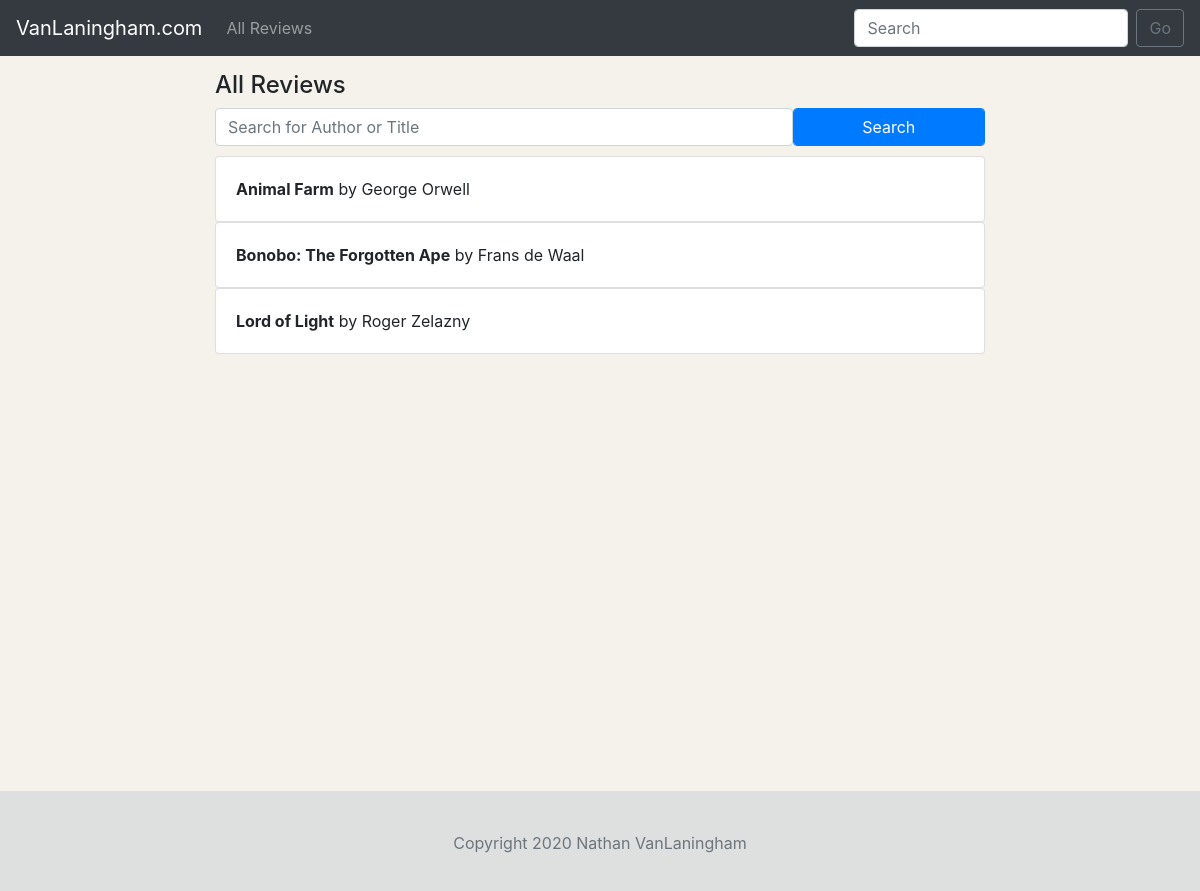
Page /allReviews on the committed database.
### reviews/models.py (models this page shows, shortened)
class Review(models.Model):
    body = RichTextField(blank=True, null=True)
    bookTitle = models.CharField(max_length=256, null=False)
    bookAuthor = models.CharField(max_length=64, null=False)
    thumbnail = models.ImageField(null=True, upload_to='images/')

### reviews/views.py (the view)
# urls.py: path('allReviews', views.allReviews, name='allReviews')
def allReviews(request):
    try:
        reviews = getSearchResults(request.GET['search'])
        search = request.GET['search']
        context = {
            "reviews": reviews,
            "search": search,
        }
    except KeyError:
        reviews = Review.objects.all()
        context = {"reviews": reviews}
    return render(request, 'reviews/allReviews.html', context)

### reviews/templates/reviews/allReviews.HTML (shortened to what this page needs)
{% extends 'layout.html' %}
{% block body %}
<div class="container-fluid main-container">
    <div class="row">
        <div class="col-md-2"></div>
        <div class="col">
            {% if search %}
            <h4>Search Results</h4>
            {% else %}
            <h4>All Reviews</h4>
            {% endif %}
        </div>
        <div class="col-md-2"></div>
    </div>
    <div class="row" id="search-row">
        <div class="col-md-2"></div>
        <div class="col">
            <form class="form form-inline" action="{% url 'allReviews' %}">
                <input name="search" type="text" class="form-control" aria-label="search" placeholder="Search for Author or Title" id="page-search-input">
                <button type="submit" class="form-control btn-primary" id="page-search-submit">Search</button>
            </form>
        </div>
        <div class="col-md-2"></div>
    </div>
    {% if reviews %}
    {% for review in reviews %}
    <div class="row">
        <div class="col-md-2"></div>
        <div class="col">
            <div class="card list-card">
                <div class="card-body"><b>{{ review.bookTitle }}</b> by {{ review.bookAuthor }}</div>
            </div>
        </div>
        <div class="col-md-2"></div>
    </div>
    {% endfor %}
    {% endif %}
</div>
{% endblock %}

### reviews/static/css/style.css (style rules this page uses)
html, body { height: 100%; margin: 0; padding: 0; }
.main-container { box-sizing: border-box; min-height: 90%; margin-bottom: 0; position: relative; }
body { background-color: #f5f2eb; }
#page-search-input { width: 75%; }
#page-search-submit { width: 25%; }
#search-row { margin-bottom: 10px; }

### rows in the picture
Review: bookTitle "Animal Farm", bookAuthor "George Orwell"
Review: bookTitle "Bonobo: The Forgotten Ape", bookAuthor "Frans de Waal"
Review: bookTitle "Lord of Light", bookAuthor "Roger Zelazny"
